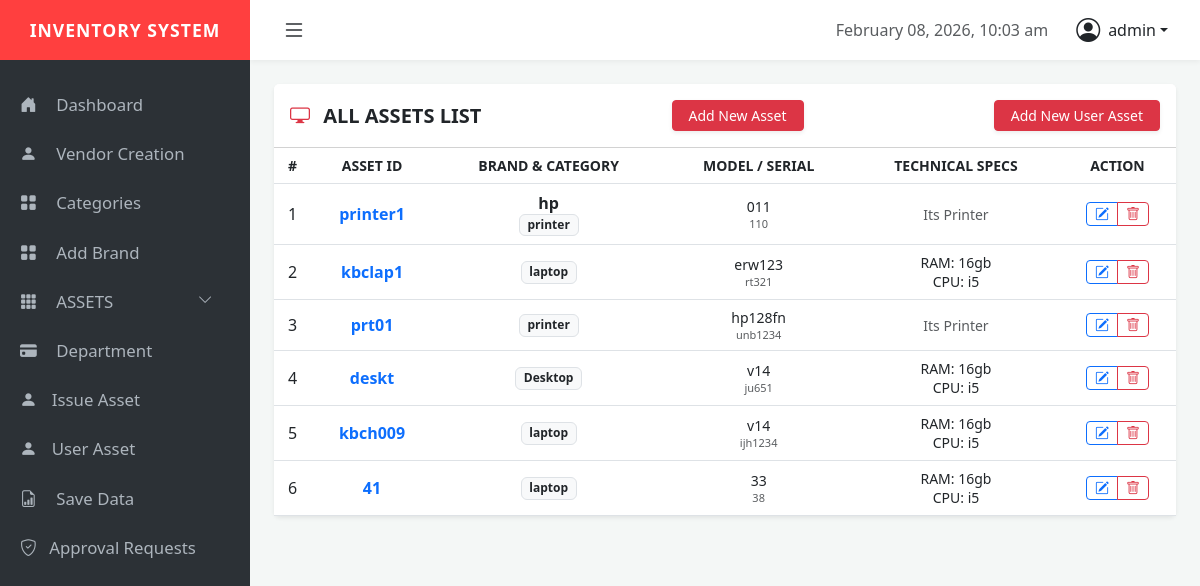
Screenshot of /admin/user_asset.php (signed in) with the database file from the repository.
### tables this page shows
CREATE TABLE `add_assets` (
  `id` int(225) NOT NULL,
  `assetid` varchar(100) NOT NULL,
  `categories` varchar(100) NOT NULL,
  `pod` date NOT NULL,
  `processor` varchar(100) DEFAULT NULL,
  `ram` varchar(50) DEFAULT NULL,
  `hdd_sdd` varchar(50) DEFAULT NULL,
  `serial_no` varchar(100) NOT NULL,
  `model_no` varchar(100) NOT NULL,
  `screen_size` varchar(50) DEFAULT NULL,
  `brand` varchar(100) DEFAULT NULL,
  `asset_condition` varchar(100) DEFAULT NULL,
  `warranty` varchar(100) DEFAULT NULL,
  `creat_at` timestamp NOT NULL DEFAULT current_timestamp()
);

### admin/user_asset.php (the view, shortened to what this page needs)
<?php
include '../datawase/config.php';
?>
<?php include 'dash.php'; ?>
<div class="container-fluid p-4">
    <div class="card border-0 shadow-sm">
        <div class="card-header bg-white py-3 d-flex justify-content-between align-items-center">
            <h5 class="mb-0 fw-bold"><i class="bi bi-display me-2 text-danger"></i> ALL ASSETS LIST</h5>
            <a href="add_Assets.php" class="btn btn-danger btn-sm px-3 shadow-sm">Add New Asset</a>
            <a href="issue_asset.php" class="btn btn-danger btn-sm px-3 shadow-sm">Add New User Asset</a>
        </div>
        <div class="card-body p-0">
            <div class="table-responsive">
                <table class="table table-hover mb-0 align-middle text-center">
                    <thead class="bg-light text-secondary small text-uppercase">
                        <tr>
                            <th>#</th>
                            <th>Asset ID</th>
                            <th>Brand & Category</th>
                            <th>Model / Serial</th>
                            <th>Technical Specs</th>
                            <th>Action</th>
                        </tr>
                    </thead>
                    <tbody>
                        <?php
                        $res = mysqli_query($conn, "SELECT * FROM add_assets ORDER BY id DESC");
                        $count = 1;
                        if (mysqli_num_rows($res) > 0) {
                            while ($row = mysqli_fetch_assoc($res)) {
                                $category_clean = strtolower($row['categories']);
                        ?>
                        <tr>
                            <td><?php echo $count++; ?></td>
                            <td class="fw-bold text-primary"><?php echo $row['assetid']; ?></td>
                            <td>
                                <div class="fw-bold"><?php echo $row['brand']; ?></div>
                                <span class="badge bg-light text-dark border small"><?php echo $row['categories']; ?></span>
                            </td>
                            <td>
                                <div class="small"><?php echo $row['model_no']; ?></div>
                                <div class="text-muted" style="font-size: 11px;"><?php echo $row['serial_no']; ?></div>
                            </td>
                            <td class="small">
                                <?php
                                if(empty($row['ram']) && empty($row['processor'])) {
                                    echo "<span class='text-muted italic'>Its " . ucfirst($category_clean) . "</span>";
                                } else {
                                    echo "RAM: " . $row['ram'] . "<br>CPU: " . $row['processor'];
                                }
                                ?>
                            </td>
                            <td>
                                <div class="btn-group">
                                    <button type="button" class="btn btn-outline-primary btn-sm editBtn"
                                        data-id="<?php echo $row['id']; ?>"
                                        data-assetid="<?php echo $row['assetid']; ?>"
                                        data-cat="<?php echo $row['categories']; ?>"
                                        data-brand="<?php echo $row['brand']; ?>"
                                        data-model="<?php echo $row['model_no']; ?>"
                                        data-serial="<?php echo $row['serial_no']; ?>"
                                        data-processor="<?php echo $row['processor']; ?>"
                                        data-ram="<?php echo $row['ram']; ?>"
                                        data-hdd="<?php echo $row['hdd_sdd']; ?>"
                                        data-screen="<?php echo $row['screen_size']; ?>">
                                        <i class="bi bi-pencil-square"></i>
                                    </button>
                                    <a href="user_asset.php?delete_id=<?php echo $row['id']; ?>" class="btn btn-outline-danger btn-sm" onclick="return confirm('Permanent Delete this Asset?')">
                                        <i class="bi bi-trash"></i>
                                    </a>
                                </div>
                            </td>
                        </tr>
                        <?php
                            }
                        } else {
                            echo "<tr><td colspan='6' class='py-4 text-muted'>No assets found.</td></tr>";
                        }
                        ?>
                    </tbody>
                </table>
            </div>
        </div>
    </div>
</div>

### admin/css/style.css (style rules this page uses)
:root { --sidebar-bg: #2c3136; --brand-red: #ff3f3f; --nav-height: 60px; }
body { background-color: #f4f7f6; overflow-x: hidden; }

### rows the page displays
add_assets: assetid "printer1", brand "hp", categories "printer", model_no "011", serial_no "110", categories "Printer"
add_assets: assetid "kbclap1", categories "laptop", model_no "erw123", serial_no "rt321", ram "16gb", processor "i5"
add_assets: assetid "prt01", categories "printer", model_no "hp128fn", serial_no "unb1234", categories "Printer"
add_assets: assetid "deskt", categories "Desktop", model_no "v14", serial_no "ju651", ram "16gb", processor "i5"
add_assets: assetid "kbch009", categories "laptop", model_no "v14", serial_no "ijh1234", ram "16gb", processor "i5"
add_assets: assetid "41", categories "laptop", model_no "33", serial_no "38", ram "16gb", processor "i5"

### other values shown
$_SESSION['user_name'] "admin"
